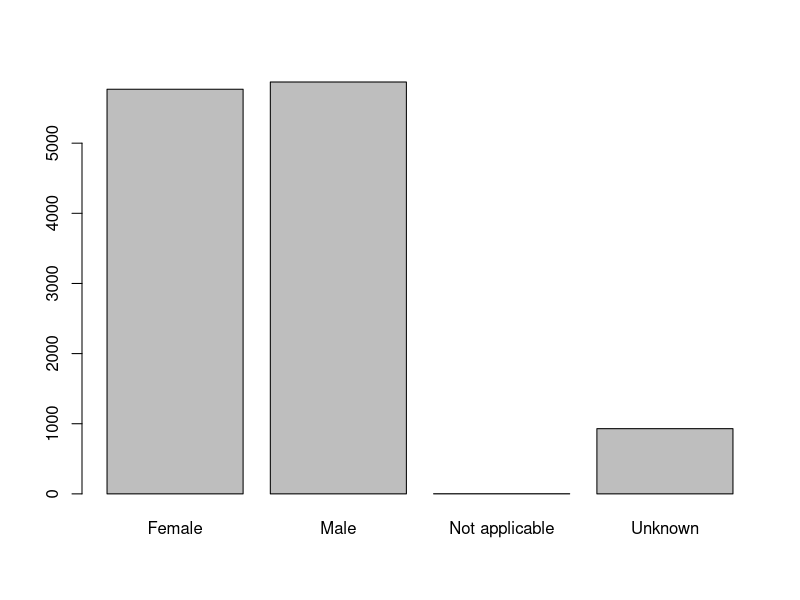
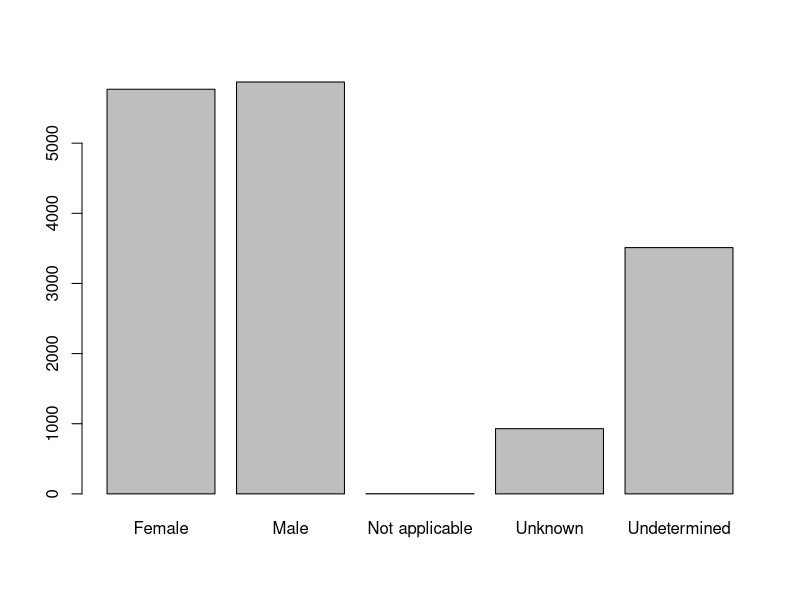
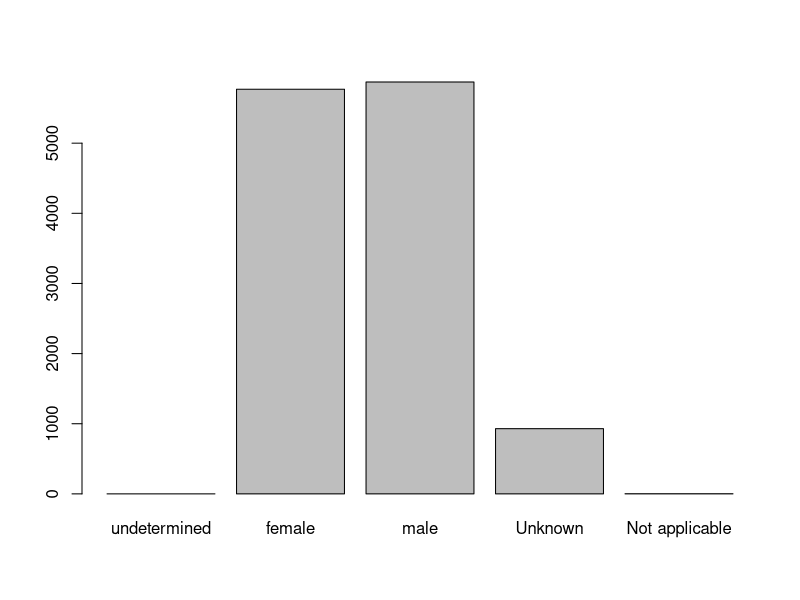

Recreate these plots in R, in order. (Note: this script raises an error after producing the figures.)
## ---- chunk 1
knitr::opts_chunk$set(echo = TRUE)
## ---- chunk 2
3 + 5
12 / 7
## ---- chunk 3
weight_kg <- 55
## ---- chunk 4
weight_kg <- 55    # doesn't print anything
(weight_kg <- 55)  # but putting parenthesis around the call prints the value of `weight_kg`
weight_kg          # and so does typing the name of the object
## ---- chunk 5
2.2 * weight_kg
## ---- chunk 6
weight_kg <- 57.5
2.2 * weight_kg
## ---- chunk 7
weight_lb <- 2.2 * weight_kg
## ---- chunk 8
weight_kg <- 100
## ---- chunk 9
mass <- 47.5            # mass?
age  <- 122             # age?
mass <- mass * 2.0      # mass?
age  <- age - 20        # age?
mass_index <- mass/age  # mass_index?
## ---- chunk 10
### Challenge
##
## What are the values after each statement in the following?
##
## mass <- 47.5            # mass?
## age  <- 122             # age?
## mass <- mass * 2.0      # mass?
## age  <- age - 20        # age?
## mass_index <- mass/age  # mass_index?
## ---- chunk 11
round(3.14159)
## ---- chunk 12
args(round)
## ---- chunk 13
round(3.14159, digits = 2)
## ---- chunk 14
round(3.14159, 2)
## ---- chunk 15
round(digits = 2, x = 3.14159)
## ---- chunk 16
weight_g <- c(50, 60, 65, 82)
weight_g
## ---- chunk 17
animals <- c("mouse", "rat", "dog")
animals
## ---- chunk 18
length(weight_g)
length(animals)
## ---- chunk 19
class(weight_g)
class(animals)
## ---- chunk 20
str(weight_g)
str(animals)
## ---- chunk 21
weight_g <- c(weight_g, 90) # add to the end of the vector
weight_g <- c(30, weight_g) # add to the beginning of the vector
weight_g
## ---- chunk 22
  num_char <- c(1, 2, 3, "a")
  num_logical <- c(1, 2, 3, TRUE)
  char_logical <- c("a", "b", "c", TRUE)
  tricky <- c(1, 2, 3, "4")
## ---- chunk 23
animals <- c("mouse", "rat", "dog", "cat")
animals[2]
animals[c(3, 2)]
## ---- chunk 24
more_animals <- animals[c(1, 2, 3, 2, 1, 4)]
more_animals
## ---- chunk 25
weight_g <- c(21, 34, 39, 54, 55)
weight_g[c(T, F, F, T, T)]
## ---- chunk 26
weight_g > 50    # will return logicals with TRUE for the indices that meet the condition
## so we can use this to select only the values above 50
weight_g[weight_g > 50]
## ---- chunk 27
weight_g[weight_g > 30 & weight_g < 50]
weight_g[weight_g <= 30 | weight_g == 55]
weight_g[weight_g >= 30 & weight_g == 21]
## ---- chunk 28
animals <- c("mouse", "rat", "dog", "cat", "cat")

# return both rat and cat
animals[animals == "cat" | animals == "rat"]

# return a logical vector that is TRUE for the elements within animals
# that are found in the character vector and FALSE for those that are not
animals %in% c("rat", "cat", "dog", "duck", "goat", "bird", "fish")

# use the logical vector created by %in% to return elements from animals
# that are found in the character vector
animals[animals %in% c("rat", "cat", "dog", "duck", "goat", "bird", "fish")]
## ---- chunk 29
heights <- c(2, 4, 4, NA, 6)
mean(heights)
max(heights)
mean(heights, na.rm = TRUE)
max(heights, na.rm = TRUE)
## ---- chunk 30
## Extract those elements which are not missing values.
heights[!is.na(heights)]

## Returns the object with incomplete cases removed.
#The returned object is an atomic vector of type `"numeric"` (or #`"double"`).
na.omit(heights)

## Extract those elements which are complete cases.
#The returned object is an atomic vector of type `"numeric"` (or #`"double"`).
heights[complete.cases(heights)]
## ---- chunk 31
heights <- c(63, 69, 60, 65, NA, 68, 61, 70, 61, 59, 64, 69, 63, 63, NA, 72, 65, 64, 70, 63, 65)

# 1.
heights_no_na <- heights[!is.na(heights)]
# or
heights_no_na <- na.omit(heights)
# or
heights_no_na <- heights[complete.cases(heights)]

# 2.
median(heights, na.rm = TRUE)

# 3.
heights_above_67 <- heights_no_na[heights_no_na > 67]
length(heights_above_67)
## ---- chunk 32
## load the tidyverse packages, incl. dplyr
library(tidyverse)
## ---- chunk 33
library(readxl)
surveys <- read_excel("Data_raw/FTS_Carcass_1969_2024.xlsx")
surveys

# note there are going to be lots of error messages when loading!

# if this had been a csv file we could have typed 
  # surveys <- read_csv("Data_raw/FTS_Carcass_1969_2024.xlsx")
## ---- chunk 34
head(surveys)
## ---- chunk 35
str(surveys)
## ---- chunk 36

str(surveys)

## * class: tibble/data frame
## * how many rows: 16084,  how many columns: 56

## ---- chunk 37

## Indexing and subsetting data frames
## ---- chunk 38
# We can extract specific values by specifying row and column indices
# in the format: 
# data_frame[row_index, column_index]
# For instance, to extract the first row and column from surveys:
surveys[1, 1]

# First row, sixth column:
surveys[1, 6]   

# We can also use shortcuts to select a number of rows or columns at once
# To select all columns, leave the column index blank
# For instance, to select all columns for the first row:
surveys[1, ]

# The same shortcut works for rows --
# To select the first column across all rows:
surveys[, 1]

# An even shorter way to select first column across all rows:
surveys[1] # No comma! 

# To select multiple rows or columns, use vectors!
# To select the first three rows of the 5th and 6th column
surveys[c(1, 2, 3), c(5, 6)] 

# We can use the : operator to create those vectors for us:
surveys[1:3, 5:6] 

# This is equivalent to head_surveys <- head(surveys)
head_surveys <- surveys[1:6, ]

# As we've seen, when working with tibbles 
# subsetting with single square brackets ("[]") always returns a data frame.
# If you want a vector, use double square brackets ("[[]]")

# For instance, to get the first column as a vector:
surveys[[1]]

# To get the first value in our data frame:
surveys[[1, 1]]
## ---- chunk 39
surveys[, -1]                 # The whole data frame, except the first column
surveys[-(7:nrow(surveys)), ] # Equivalent to head(surveys)
## ---- chunk 40
## 1.
surveys_200 <- surveys[200, ]
## 2.
# Saving `n_rows` to improve readability and reduce duplication
n_rows <- nrow(surveys)
surveys_last <- surveys[n_rows, ]
## 3.
surveys_middle <- surveys[n_rows / 2, ]
## 4.
surveys_head <- surveys[-(7:n_rows), ]
## ---- chunk 41
### Factors
## ---- chunk 42
surveys$sex <- factor(surveys$sex)
## ---- chunk 43
summary(surveys$sex)
## ---- chunk 44
sex <- factor(c("male", "female", "female", "male"))
## ---- chunk 45
levels(sex)
nlevels(sex)
## ---- chunk 46
sex # current order
sex <- factor(sex, levels = c("male", "female"))
sex # after re-ordering
## ---- chunk 47
surveys$species <- factor(surveys$species)
surveys$wria <- factor(surveys$wria)
summary(surveys)
nlevels(surveys$wria)

##  How many WRIAs are represented in the dataset?
## ---- chunk 48
library(tidyverse)
library(readxl)
## ---- chunk 49
sex <- factor(c("male", "female", "female", "male"))
sex
as.character(sex)
## ---- chunk 50
year_fct <- factor(c(1990, 1983, 1977, 1998, 1990))
as.numeric(year_fct)               # Wrong! And there is no warning...
as.numeric(as.character(year_fct)) # Works...
as.numeric(levels(year_fct))[year_fct]    # The recommended way.
## ---- chunk 51
## bar plot of the number of females and males captured during the experiment:
class(surveys$sex)
plot(surveys$sex)
## ---- chunk 52
sex <- surveys$sex
levels(sex)
sex <- addNA(sex)
levels(sex)
head(sex)
levels(sex)[5] <- "Undetermined"
levels(sex)
head(sex)
## ---- chunk 53
plot(sex)
## ---- chunk 54
levels(sex)[1:2] <- c("female", "male")
sex <- factor(sex, levels = c("undetermined", "female", "male","Unknown", "Not applicable"))
plot(sex)
## ---- chunk 55
library(readxl)
surveys <- read_excel("Data_raw/FTS_Carcass_1969_2024.xlsx")
surveys
## ---- chunk 56
## inspect the data
str(surveys)
## ---- chunk 57
select(surveys, species, run, fish_count)
## ---- chunk 58
select(surveys, -survey_event_id, -fish_encounter_id)
## ---- chunk 59
filter(surveys, run_year == 2022)
## ---- chunk 60
surveys2 <- filter(surveys, fish_count < 5)
surveys_sml <- select(surveys2, species, sex, fish_count)
## ---- chunk 61
surveys_sml <- select(filter(surveys, fish_count < 5), species, sex, fish_count)
## ---- chunk 62
surveys %>%
  filter(fish_count < 5) %>%
  select(species, sex, fish_count)
## ---- chunk 63
surveys_sml <- surveys %>%
  filter(fish_count < 5) %>%
  select(species, sex, fish_count)

surveys_sml
## ---- chunk 64
surveys %>%
  mutate(fork_length_m = fork_length_cm /100)
class(surveys$fork_length_cm) # character
surveys$fork_length_cm <- as.numeric(surveys$fork_length_cm)
head(na.omit(surveys$fork_length_cm))

surveys %>%
  mutate(fork_length_m = fork_length_cm /100) %>% 
  select(species, fork_length_m)

## ---- chunk 65
surveys %>%
  mutate(fork_length_m = fork_length_cm /100,
         fork_length_in = fork_length_m * 39.37)
## ---- chunk 66
surveys %>%
  mutate(fork_length_m = fork_length_cm /100) %>%
  select(species, fork_length_m) %>%
  head()
## ---- chunk 67
surveys %>%
  filter(!is.na(fork_length_cm)) %>%
  mutate(fork_length_m = fork_length_cm /100) %>%
  select(species, fork_length_m) %>%
  head()
## ---- chunk 68
class(surveys$fork_length_cm)
surveys$fork_length_cm <- as.numeric(surveys$fork_length_cm)

surveys %>%
  group_by(sex) %>%
  summarize(mean_fork_length = mean(fork_length_cm, na.rm = TRUE))
## ---- chunk 69
surveys %>%
  group_by(sex, species) %>%
  summarize(mean_fork_length = mean(fork_length_cm, na.rm = TRUE)) %>%
  tail()
## ---- chunk 70
surveys %>%
  filter(!is.na(fork_length_cm)) %>%
  group_by(sex, species) %>%
  summarize(mean_fork_length = mean(fork_length_cm))
## ---- chunk 71
surveys %>%
  filter(!is.na(fork_length_cm)) %>%
  group_by(sex, species) %>%
  summarize(mean_fork_length = mean(fork_length_cm)) %>%
  print(n = 10)
## ---- chunk 72
surveys %>%
  filter(!is.na(fork_length_cm)) %>%
  group_by(sex, species) %>%
  summarize(mean_fork_length = mean(fork_length_cm),
            min_fork_length = min(fork_length_cm))
## ---- chunk 73
surveys %>%
 filter(!is.na(fork_length_cm)) %>%
  group_by(sex, species) %>%
  summarize(mean_fork_length = mean(fork_length_cm),
            min_fork_length = min(fork_length_cm)) %>%
  arrange(min_fork_length)
## ---- chunk 74
surveys %>%
 filter(!is.na(fork_length_cm)) %>%
  group_by(sex, species) %>%
  summarize(mean_fork_length = mean(fork_length_cm),
            min_fork_length = min(fork_length_cm)) %>%
  arrange(desc(min_fork_length))
## ---- chunk 75
surveys %>%
    count(sex)
## ---- chunk 76
surveys %>%
    group_by(sex) %>%
    summarize(count = n())
## ---- chunk 77
surveys %>%
    count(sex, sort = TRUE)
## ---- chunk 78
surveys %>%
  count(sex, species)
## ---- chunk 79
surveys %>%
  count(sex, species) %>%
  arrange(species, desc(n))
## ---- chunk 80
surveys %>%
    count(wria, run_year)
## ---- chunk 81
surveys %>%
   filter(!is.na(fish_count)) %>%
    group_by(species) %>%
    summarize(
        mean_fish_count = mean(fish_count),
        min_fish_count = min(fish_count),
        max_fish_count = max(fish_count),
        n = n()
    )
## ---- chunk 82
surveys_sl <- surveys %>%
  filter(!is.na(fork_length_cm)) %>%
  group_by(wria, species) %>%
  summarize(mean_fork_length = mean(fork_length_cm))

str(surveys_sl)
## ---- chunk 83
surveys_wide <- surveys_sl %>%
  pivot_wider(names_from = species, values_from = mean_fork_length)

str(surveys_wide)
## ---- chunk 84
surveys_sl %>%
  # could fill in missing values with 0, though in this case we probably shouldn't because this data wasnt recorded
  pivot_wider(names_from = species, values_from = mean_fork_length, values_fill = 0) %>%
  head()
## ---- chunk 85
surveys_long <- surveys_wide %>%
  pivot_longer(names_to = "species", values_to = "mean_fork_length", cols = -wria)
surveys_long
str(surveys_long)
## ---- chunk 86
surveys_wide %>%
  pivot_longer(names_to = "species", values_to = "mean_fork_length", cols = -wria) %>%
  head()
## ---- chunk 87
surveys_wide_waterbody <- surveys %>%
  group_by(wria, run_year) %>%
  summarize(n_waterbody = n_distinct(waterbody_display_name)) %>%
  pivot_wider(names_from = run_year, values_from = n_waterbody)

head(surveys_wide_genera)
## ---- chunk 88
surveys_wide_waterbody %>%
  pivot_longer(names_to = "run_year", values_to = "n_waterbody", cols = -wria)
## ---- chunk 89
surveys_complete <- surveys %>%
  filter(!is.na(fork_length_cm),           # remove missing weight
         !is.na(run_year),  # remove missing hindfoot_length
         !is.na(species))                # remove missing sex

# note after doing this we now have one fish per row which is good for analysis
## ---- chunk 90
## Extract the most common species_id
species_counts <- surveys_complete %>%
    count(species) %>%
    filter(n >= 50)

## Only keep the most common species
surveys_complete <- surveys_complete %>%
  filter(species %in% species_counts$species)
## ---- chunk 91
if (!dir.exists("Data")) dir.create("Data")
write_csv(surveys_complete, file = "Data/surveys_complete.csv")
## ---- chunk 92
library(tidyverse)
## ---- chunk 93
ggplot(data = surveys_complete, aes(x = species, y = fork_length_cm)) +
  geom_point()
## ---- chunk 94
ggplot(data = surveys_complete, aes(x = species, y = fork_length_cm)) +
    geom_point()
## ---- chunk 95
ggplot(data = surveys_complete, aes(x = species, y = fork_length_cm)) +
    geom_point(alpha = 0.1)
## ---- chunk 96
ggplot(data = surveys_complete, mapping = aes(x = species, y = fork_length_cm)) +
    geom_point(alpha = 0.1, color = "blue")
## ---- chunk 97
ggplot(data = surveys_complete, mapping = aes(x = species, y = fork_length_cm)) +
    geom_point(alpha = 0.1, aes(color = fin_clip))
## ---- chunk 98
ggplot(data = surveys_complete,
       mapping = aes(x = stat_week_sun_sat, y = fork_length_cm)) +
   geom_point(aes(color = sex))
## ---- chunk 99
ggplot(data = surveys_complete, mapping = aes(x = species, y = fork_length_cm)) +
    geom_boxplot()
## ---- chunk 100
ggplot(data = surveys_complete, mapping = aes(x = species, y = fork_length_cm)) +
    geom_boxplot(outlier.shape = NA) +
    geom_jitter(alpha = 0.3, color = "tomato") 
## ---- chunk 101
ggplot(data = surveys_complete, mapping = aes(x = species, y = fork_length_cm)) +
geom_jitter(alpha = 0.3, color = "tomato") +
geom_violin() 
## ---- chunk 102
ggplot(data = surveys_complete, mapping = aes(x = species_id, y = weight)) +
scale_y_log10() +
geom_jitter(alpha = 0.3, color = "tomato") +
geom_boxplot(outlier.shape = NA)
## ---- chunk 103
year_week_counts <- surveys_complete %>%
  count(run_year, stat_week_sun_sat, wria)
## ---- chunk 104
ggplot(data = year_week_counts, aes(x = stat_week_sun_sat, y = n)) +
     geom_line()

## ---- chunk 105
ggplot(data = year_week_counts, aes(x = stat_week_sun_sat, y = n, group = run_year )) +
    geom_line()

## ---- chunk 106
ggplot(data = year_week_counts, aes(x = stat_week_sun_sat, y = n, color = run_year )) +
    geom_line()

# we need to factor year
class( year_week_counts$run_year)
 year_week_counts$run_year <- factor(year_week_counts$run_year)

 ggplot(data = year_week_counts, aes(x = stat_week_sun_sat, y = n, color = run_year )) +
    geom_line()
## ---- chunk 107
yearly_counts %>%
    ggplot(mapping = aes(x = year, y = n, color = genus)) +
    geom_line()
## ---- chunk 108
yearly_counts_graph <- surveys_complete %>%
    count(year, genus) %>%
    ggplot(mapping = aes(x = year, y = n, color = genus)) +
    geom_line()

yearly_counts_graph
## ---- chunk 109
ggplot(data = yearly_counts, aes(x = year, y = n)) +
    geom_line() +
    facet_wrap(facets = vars(genus))
## ---- chunk 110
 yearly_sex_counts <- surveys_complete %>%
                      count(year, genus, sex)
## ---- chunk 111
ggplot(data = yearly_sex_counts, mapping = aes(x = year, y = n, color = sex)) +
  geom_line() +
  facet_wrap(facets =  vars(genus))
## ---- chunk 112
ggplot(data = yearly_sex_counts,
       mapping = aes(x = year, y = n, color = sex)) +
  geom_line() +
  facet_grid(rows = vars(sex), cols =  vars(genus))
## ---- chunk 113
# One column, facet by rows
ggplot(data = yearly_sex_counts,
       mapping = aes(x = year, y = n, color = sex)) +
  geom_line() +
  facet_grid(rows = vars(genus))
## ---- chunk 114
# One row, facet by column
ggplot(data = yearly_sex_counts,
       mapping = aes(x = year, y = n, color = sex)) +
  geom_line() +
  facet_grid(cols = vars(genus))
## ---- chunk 115
 ggplot(data = yearly_sex_counts,
        mapping = aes(x = year, y = n, color = sex)) +
     geom_line() +
     facet_wrap(vars(genus)) +
     theme_bw()
## ---- chunk 116
yearly_weight <- surveys_complete %>%
                group_by(year, species_id) %>%
                 summarize(avg_weight = mean(weight))
ggplot(data = yearly_weight, mapping = aes(x=year, y=avg_weight)) +
   geom_line() +
   facet_wrap(vars(species_id)) +
   theme_bw()
## ---- chunk 117
ggplot(data = yearly_sex_counts, aes(x = year, y = n, color = sex)) +
    geom_line() +
    facet_wrap(vars(genus)) +
    labs(title = "Observed genera through time",
         x = "Year of observation",
         y = "Number of individuals") +
    theme_bw()
## ---- chunk 118
ggplot(data = yearly_sex_counts, mapping = aes(x = year, y = n, color = sex)) +
    geom_line() +
    facet_wrap(vars(genus)) +
    labs(title = "Observed genera through time",
        x = "Year of observation",
        y = "Number of individuals") +
    theme_bw() +
    theme(text=element_text(size = 16))
## ---- chunk 119
ggplot(data = yearly_sex_counts, mapping = aes(x = year, y = n, color = sex)) +
    geom_line() +
    facet_wrap(vars(genus)) +
    labs(title = "Observed genera through time",
        x = "Year of observation",
        y = "Number of individuals") +
    theme_bw() +
    theme(axis.text.x = element_text(colour = "grey20", size = 12, angle = 90, hjust = 0.5, vjust = 0.5),
                        axis.text.y = element_text(colour = "grey20", size = 12),
                        strip.text = element_text(face = "italic"),
                        text = element_text(size = 16))
## ---- chunk 120
grey_theme <- theme(axis.text.x = element_text(colour="grey20", size = 12,
                                               angle = 90, hjust = 0.5,
                                               vjust = 0.5),
                    axis.text.y = element_text(colour = "grey20", size = 12),
                    text=element_text(size = 16))

ggplot(surveys_complete, aes(x = species_id, y = hindfoot_length)) +
    geom_boxplot() +
    grey_theme
## ---- chunk 121
library(patchwork)

plot_weight <- ggplot(data = surveys_complete, aes(x = species_id, y = weight)) +
  geom_boxplot() +
  labs(x = "Species", y = expression(log[10](Weight))) +
  scale_y_log10()

plot_count <- ggplot(data = yearly_counts, aes(x = year, y = n, color = genus)) +
  geom_line() +
  labs(x = "Year", y = "Abundance")

plot_weight / plot_count + plot_layout(heights = c(3, 2))
## ---- chunk 122
library(lubridate)
## ---- chunk 123
my_date <- ymd("2015-01-01")
str(my_date)
## ---- chunk 124
# sep indicates the character to use to separate each component
my_date <- ymd(paste("2015", "1", "1", sep = "-")) 
str(my_date)
## ---- chunk 125
ymd(surveys$survey_date)

# We can now save this formatted data to our surveys object so we can work with it further
surveys_complete$survey_date <- ymd(surveys_complete$survey_date)

# check to make sure it is correctly formatted as a date using class
class(surveys_complete$survey_date)
